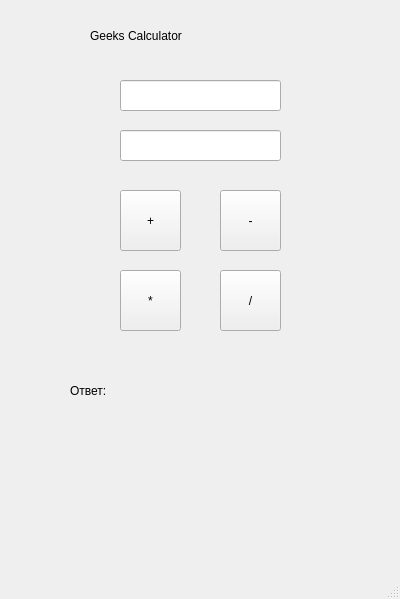
<?xml version="1.0" encoding="UTF-8"?>
<ui version="4.0">
 <class>MainWindow</class>
 <widget class="QMainWindow" name="MainWindow">
  <property name="geometry">
   <rect>
    <x>0</x>
    <y>0</y>
    <width>400</width>
    <height>599</height>
   </rect>
  </property>
  <property name="windowTitle">
   <string>MainWindow</string>
  </property>
  <widget class="QWidget" name="centralwidget">
   <widget class="QLineEdit" name="input1">
    <property name="geometry">
     <rect>
      <x>120</x>
      <y>80</y>
      <width>161</width>
      <height>31</height>
     </rect>
    </property>
   </widget>
   <widget class="QLineEdit" name="input2">
    <property name="geometry">
     <rect>
      <x>120</x>
      <y>130</y>
      <width>161</width>
      <height>31</height>
     </rect>
    </property>
   </widget>
   <widget class="QPushButton" name="add">
    <property name="geometry">
     <rect>
      <x>120</x>
      <y>190</y>
      <width>61</width>
      <height>61</height>
     </rect>
    </property>
    <property name="styleSheet">
     <string notr="true">font: 14pt &quot;MS Shell Dlg 2&quot;;</string>
    </property>
    <property name="text">
     <string>+</string>
    </property>
   </widget>
   <widget class="QPushButton" name="sub">
    <property name="geometry">
     <rect>
      <x>220</x>
      <y>190</y>
      <width>61</width>
      <height>61</height>
     </rect>
    </property>
    <property name="styleSheet">
     <string notr="true">font: 14pt &quot;MS Shell Dlg 2&quot;;
font: 14pt &quot;MS Shell Dlg 2&quot;;</string>
    </property>
    <property name="text">
     <string>-</string>
    </property>
   </widget>
   <widget class="QPushButton" name="mult">
    <property name="geometry">
     <rect>
      <x>120</x>
      <y>270</y>
      <width>61</width>
      <height>61</height>
     </rect>
    </property>
    <property name="styleSheet">
     <string notr="true">font: 14pt &quot;MS Shell Dlg 2&quot;;</string>
    </property>
    <property name="text">
     <string>*</string>
    </property>
   </widget>
   <widget class="QPushButton" name="div">
    <property name="geometry">
     <rect>
      <x>220</x>
      <y>270</y>
      <width>61</width>
      <height>61</height>
     </rect>
    </property>
    <property name="styleSheet">
     <string notr="true">font: 14pt &quot;MS Shell Dlg 2&quot;;</string>
    </property>
    <property name="text">
     <string>/</string>
    </property>
   </widget>
   <widget class="QLabel" name="label">
    <property name="geometry">
     <rect>
      <x>90</x>
      <y>0</y>
      <width>231</width>
      <height>71</height>
     </rect>
    </property>
    <property name="styleSheet">
     <string notr="true">font: 18pt &quot;MS Shell Dlg 2&quot;;</string>
    </property>
    <property name="text">
     <string>Geeks Calculator</string>
    </property>
   </widget>
   <widget class="QLabel" name="result">
    <property name="geometry">
     <rect>
      <x>70</x>
      <y>370</y>
      <width>271</width>
      <height>41</height>
     </rect>
    </property>
    <property name="styleSheet">
     <string notr="true">font: 18pt &quot;MS Shell Dlg 2&quot;;
font: 14pt &quot;MS Shell Dlg 2&quot;;</string>
    </property>
    <property name="text">
     <string>Ответ:</string>
    </property>
   </widget>
  </widget>
  <widget class="QMenuBar" name="menubar">
   <property name="geometry">
    <rect>
     <x>0</x>
     <y>0</y>
     <width>400</width>
     <height>26</height>
    </rect>
   </property>
  </widget>
  <widget class="QStatusBar" name="statusbar"/>
 </widget>
 <resources/>
 <connections/>
</ui>
